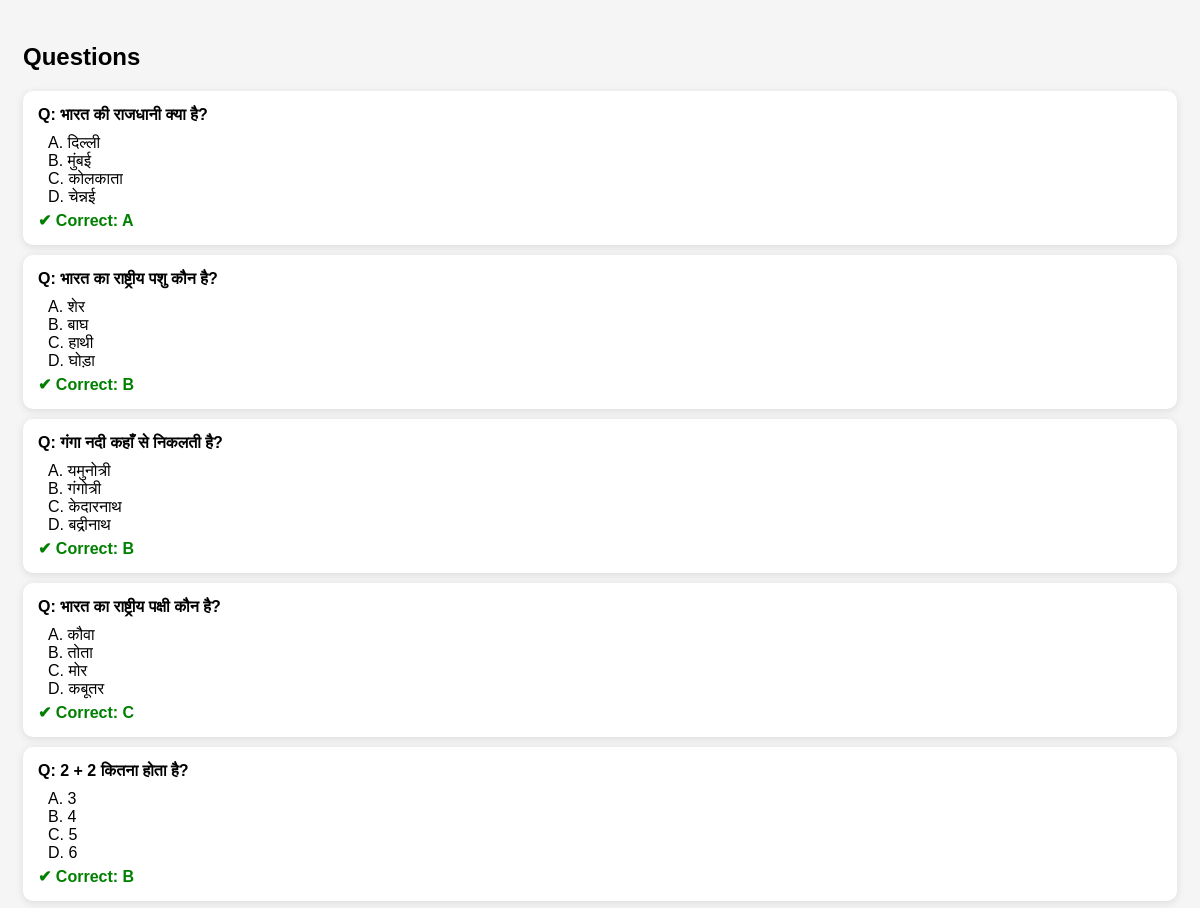
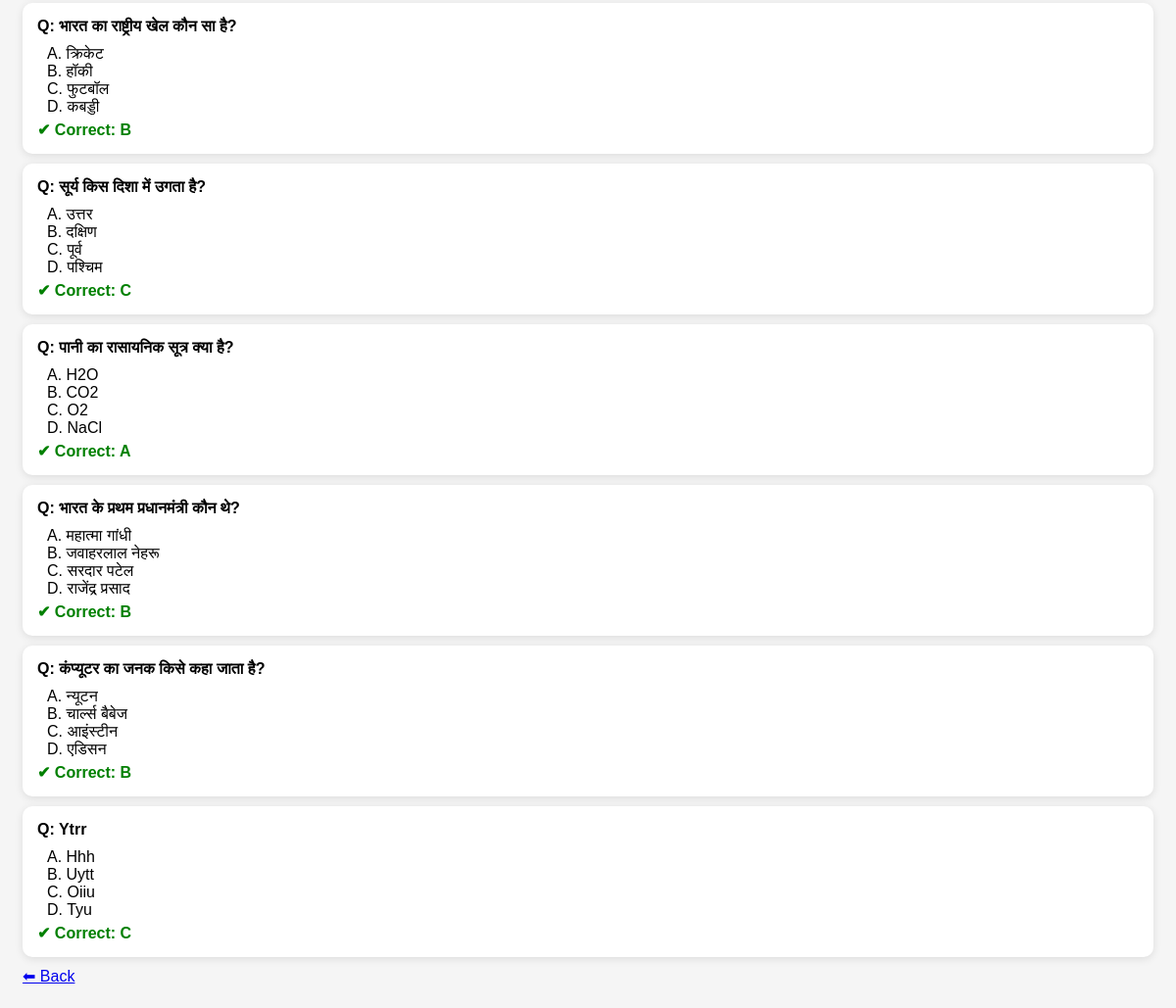
The app's page /admin/view_questions/9 with its own data (2 pictures, top to bottom).
### tables this page shows
CREATE TABLE questions(
id INTEGER PRIMARY KEY AUTOINCREMENT,
quiz_id INTEGER,
question TEXT,
option1 TEXT,
option2 TEXT,
option3 TEXT,
option4 TEXT,
correct TEXT
, marks INTEGER);

### routes/admin/question.py (the view)
@question_bp.route("/view_questions/<int:quiz_id>")
def view_questions(quiz_id):
    conn = sqlite3.connect("database.db")
    cur = conn.cursor()
    cur.execute("""
    SELECT question, option1, option2, option3, option4, correct, marks
    FROM questions WHERE quiz_id=?
    """, (quiz_id,))
    questions = cur.fetchall()
    conn.close()
    return render_template("admin/view_questions.html", questions=questions)

### app.py (called while the page is built)
@app.before_request
def protect():
    open_routes = ["/login", "/register", "/admin/login", "/admin/register", "/static"]
    if "user_id" not in session:
        if request.path.startswith("/admin"):
            return None
        if not any(request.path.startswith(route) for route in open_routes):
            return redirect("/login")

### templates/admin/view_questions.html (shortened to what this page needs)
<!DOCTYPE html>
<html>
<head>
</head>
<body>
<div class="container">
<h2>Questions</h2>
{% for q in questions %}
<div class="card">
<div class="q">
Q: {{ q[0] }}
</div>
<div class="opt">A. {{ q[1] }}</div>
<div class="opt">B. {{ q[2] }}</div>
<div class="opt">C. {{ q[3] }}</div>
<div class="opt">D. {{ q[4] }}</div>
<div class="correct">
✔ Correct: {{ q[5] }}
</div>
</div>
{% endfor %}
<a href="/category">⬅ Back</a>
</div>
</body>
</html>

### templates/admin/view_questions.html (style rules this page uses)
body { font-family:Arial; background:#f5f5f5; }
.container { padding:15px; }
.card { background:white; padding:15px; margin-bottom:10px; border-radius:10px; box-shadow:0 2px 8px rgba(0,0,0,0.1); }
.q { font-weight:bold; margin-bottom:10px; }
.opt { margin-left:10px; }
.correct { color:green; font-weight:bold; margin-top:5px; }

### records on screen
questions: question "भारत की राजधानी क्या है?", option1 "दिल्ली", option2 "मुंबई", option3 "कोलकाता", option4 "चेन्नई", correct "A"
questions: question "भारत का राष्ट्रीय पशु कौन है?", option1 "शेर", option2 "बाघ", option3 "हाथी", option4 "घोड़ा", correct "B"
questions: question "गंगा नदी कहाँ से निकलती है?", option1 "यमुनोत्री", option2 "गंगोत्री", option3 "केदारनाथ", option4 "बद्रीनाथ", correct "B"
questions: question "भारत का राष्ट्रीय पक्षी कौन है?", option1 "कौवा", option2 "तोता", option3 "मोर", option4 "कबूतर", correct "C"
questions: question "2 + 2 कितना होता है?", option1 "3", option2 "4", option3 "5", option4 "6", correct "B"
questions: question "भारत का राष्ट्रीय खेल कौन सा है?", option1 "क्रिकेट", option2 "हॉकी", option3 "फुटबॉल", option4 "कबड्डी", correct "B"
questions: question "सूर्य किस दिशा में उगता है?", option1 "उत्तर", option2 "दक्षिण", option3 "पूर्व", option4 "पश्चिम", correct "C"
questions: question "पानी का रासायनिक सूत्र क्या है?", option1 "H2O", option2 "CO2", option3 "O2", option4 "NaCl", correct "A"
questions: question "भारत के प्रथम प्रधानमंत्री कौन थे?", option1 "महात्मा गांधी", option2 "जवाहरलाल नेहरू", option3 "सरदार पटेल", option4 "राजेंद्र प्रसाद", correct "B"
questions: question "कंप्यूटर का जनक किसे कहा जाता है?", option1 "न्यूटन", option2 "चार्ल्स बैबेज", option3 "आइंस्टीन", option4 "एडिसन", correct "B"
questions: question "Ytrr", option1 "Hhh", option2 "Uytt", option3 "Oiiu", option4 "Tyu", correct "C"
